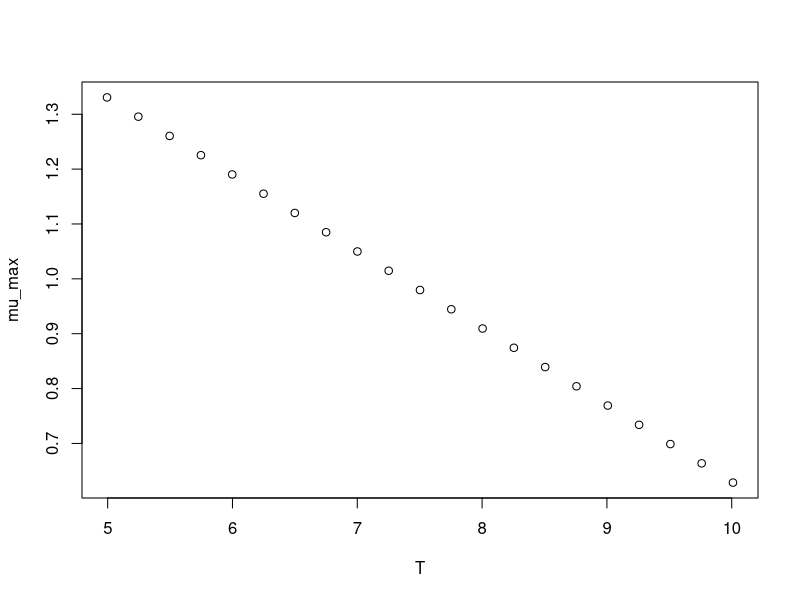

This chart was generated by the following R code:
#############################
# start of Parameter script
#############################
T <- seq(4.995004995005,10.01,length.out=21)
#############################
# end of Parameter script
#############################
############################# 
# start of Model script Gropin ID 1290 
#############################
 
# constant coefficients for this model
 
variables <- data.frame(T)
argumentsPar <- expand.grid(variables)
 
# heart of the model
response_surface <- function(T) {
   mumax <-(-0.14*T+2.03)

return(mumax=mumax)
} 

# output parameters
mumax <- cbind(argumentsPar,response_surface(argumentsPar['T']))
colnames(mumax) <- c(colnames(argumentsPar),'mumax')
#############################
# End of Model script
#############################
############################# 
# start of Visualisation script Gropin ID 1290 
#############################
plot(T,mumax$mumax,
                          xlab='T',
                          ylab='mu_max')
#############################
# End of Visualisation script
#############################
